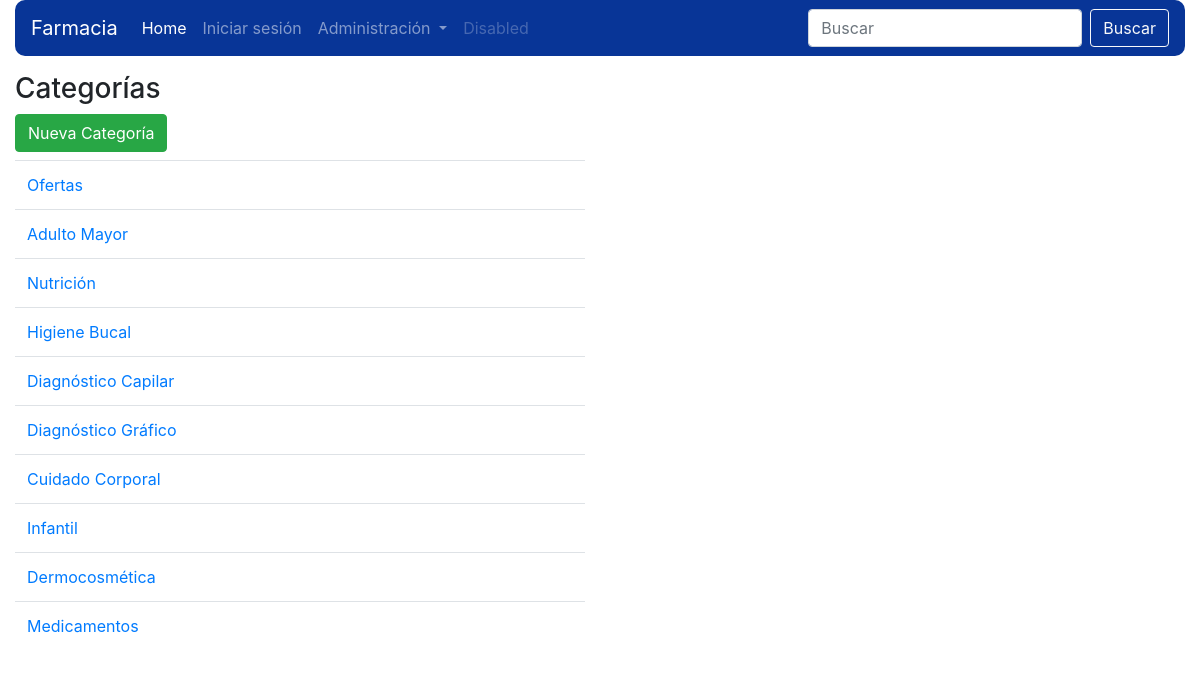
Page /categorias.php on the committed database.
### class/modelo.php (called while the page is built, shortened)
<?php
class Modelo
{
	public function __construct(){
		$this->_db = new Database;
	}
}

### class/catModel.php (called while the page is built, shortened)
<?php
require('modelo.php');
class catModel extends Modelo
{
	public function getCategorias(){
		$categorias = $this->_db->query("SELECT id, nombre, código FROM categorías ORDER BY id DESC");
		return $categorias->fetchall();
	}
}

### categorias.php (the view, shortened to what this page needs)
<?php
require('class/catModel.php');
$categorias = new catModel;
$res = $categorias->getCategorias();
?>
<!DOCTYPE html>
<html>
<head>
	<link rel="stylesheet" href="https://stackpath.bootstrapcdn.com/bootstrap/4.4.1/css/bootstrap.min.css">
</head>
<body>
	<div class="container-fluid">
		<?php include('header.php'); ?>
		<div class="row">
			<div class="col-md-6 mt-3">
				<h3>Categorías</h3>
				<a href="addCategorias.php" class="btn btn-success">Nueva Categoría</a>
				<?php if(isset($res) && count($res)): ?>
					<table class="table table-hover" style="margin-top: 8px">
						<?php foreach($res as $r): ?>
							<tr>
								<td>
									<a href="verCategoria.php?id=<?php echo $r['id']; ?>"><?php echo $r['nombre']; ?></a>
								</td>
							</tr>
						<?php endforeach; ?>
					</table>
				<?php else: ?>
					<p class="text-info mt-3">No hay roles registrados</p>
				<?php endif; ?>
			</div>
		</div>
	</div>
</body>
</html>

### rows in the picture
categorías: nombre "Ofertas"
categorías: nombre "Adulto Mayor"
categorías: nombre "Nutrición"
categorías: nombre "Higiene Bucal"
categorías: nombre "Diagnóstico Capilar"
categorías: nombre "Diagnóstico Gráfico"
categorías: nombre "Cuidado Corporal"
categorías: nombre "Infantil"
categorías: nombre "Dermocosmética"
categorías: nombre "Medicamentos"
